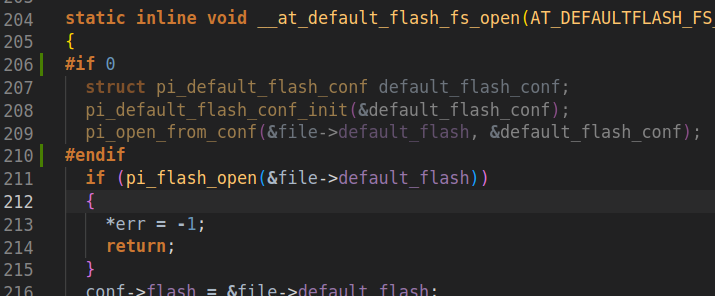
#> input picture ai-deck/img/trouble1.png, 715 x 296 px, found by its file name; its folder holds only this picture in this run
$ python norm_img.py
#> lines starting #> are read from the running program, lines starting #| are printed output that depends on the picture
from PIL import Image
import os

# Chemin du dossier contenant les images d'entrée
input_folder = "test/img"

# Chemin du dossier de sortie pour les images modifiées
output_folder = "test/img_norm"

# Vérifier si le dossier de sortie existe, sinon le créer
if not os.path.exists(output_folder):
    os.makedirs(output_folder)

# Liste des extensions d'images prises en charge
supported_extensions = [".ppm", ".jpeg", ".png"]

# Parcourir les fichiers du dossier d'entrée
for filename in os.listdir(input_folder):
    if any(filename.lower().endswith(ext) for ext in supported_extensions):
        input_path = os.path.join(input_folder, filename)
        output_path = os.path.join(output_folder, filename)

        # Ouvrir l'image avec PIL
        image = Image.open(input_path)
#> image is the input picture: PIL image 715x296 RGB; mean R, G, B 41.4, 39.7, 39.1

        # Appliquer la soustraction de 128 à chaque pixel
        modified_image = image.point(lambda p: p - 128)
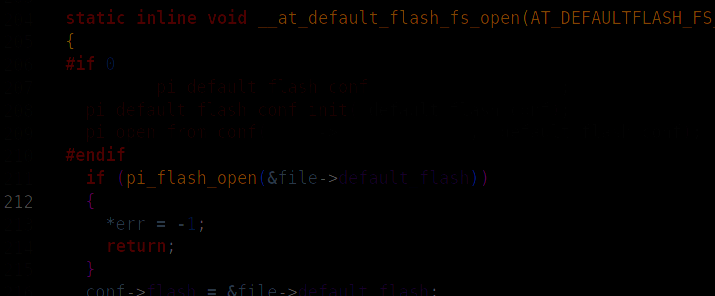
#> modified_image: PIL image 715x296 RGB; mean R, G, B 1.7, 0.6, 0.4

        # Enregistrer l'image modifiée dans le dossier de sortie
        modified_image.save(output_path)

        print(f"Image {filename} traitée et enregistrée.")

print("Traitement terminé.")
